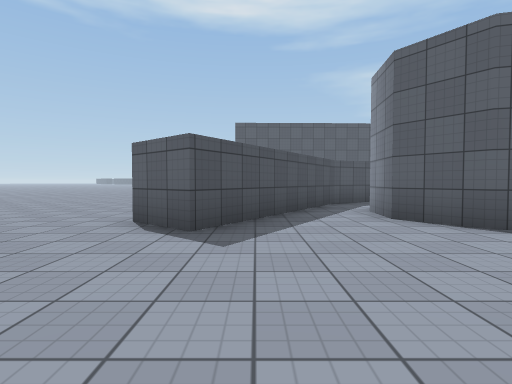
[1] (above)

24 first-person views from a walk through a scene from a Unity 3-D project. The camera is 1.2 m above the floor, tilts 2° down and sees 80° across. The floor is counted in squares, 2 m on a side. Each view is taken from the middle of a square. On the plan, view 1 faces up. The plan holds only what a view shows up to about 9 squares ahead; the rest is blank. The place goes on beyond the plan. Surface patterns are stand-ins for the level's own textures.

[2]
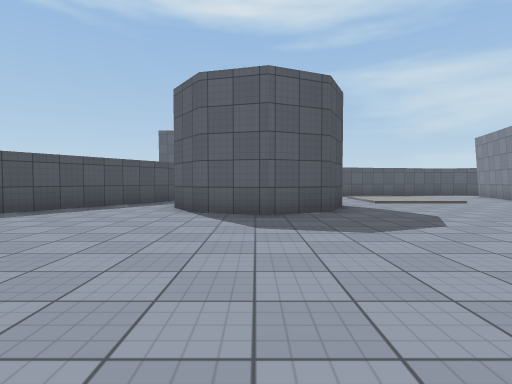

[3]
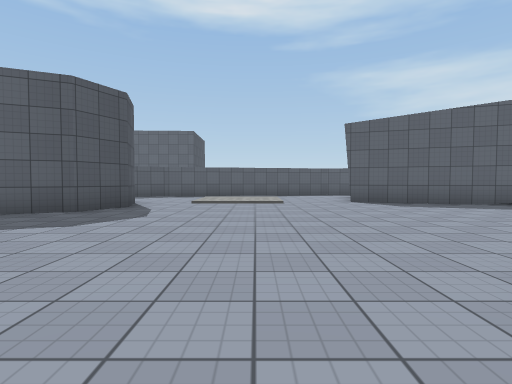

[4]
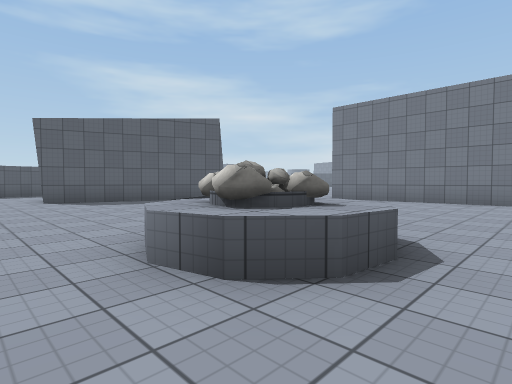

[5]
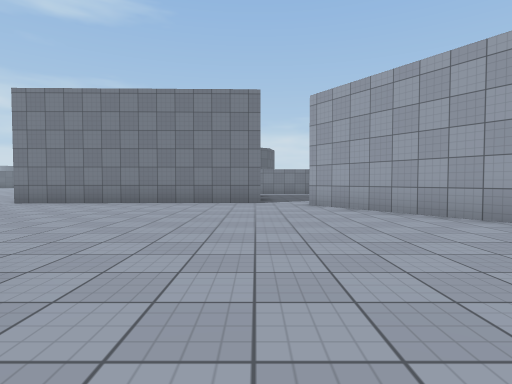

[6]
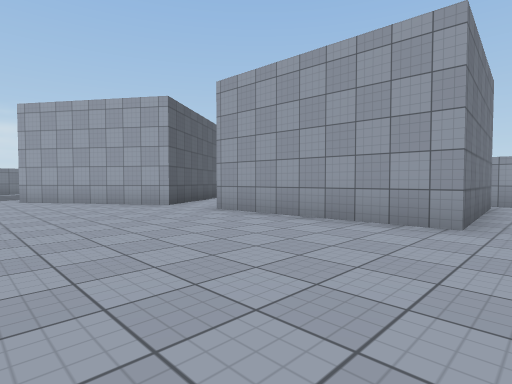

[7]
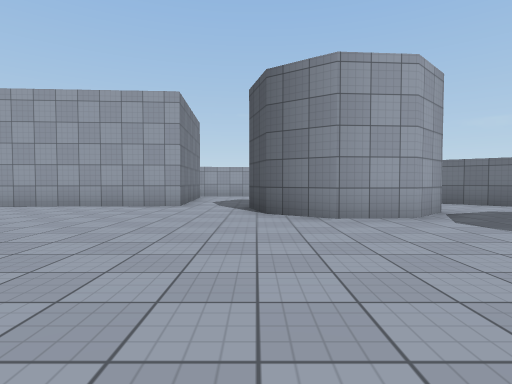

[8]
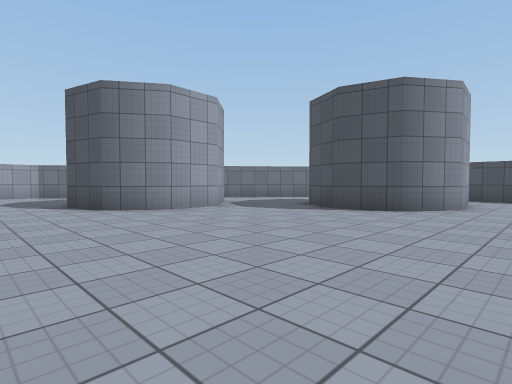

[9]
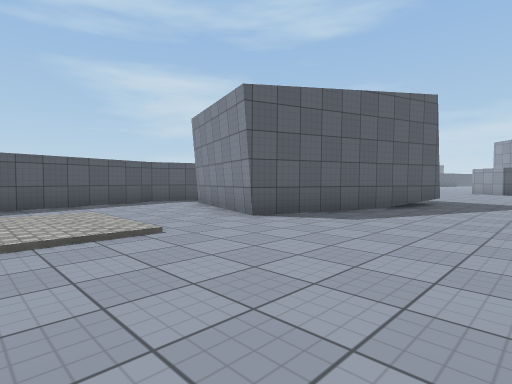

[10]
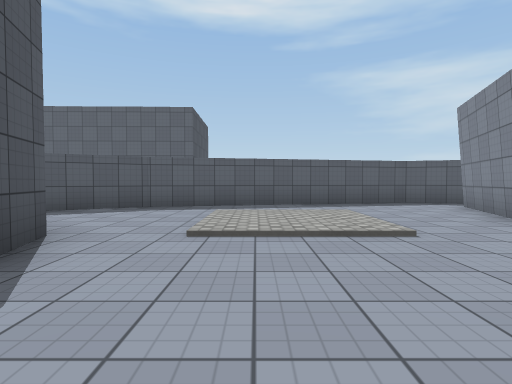

[11]
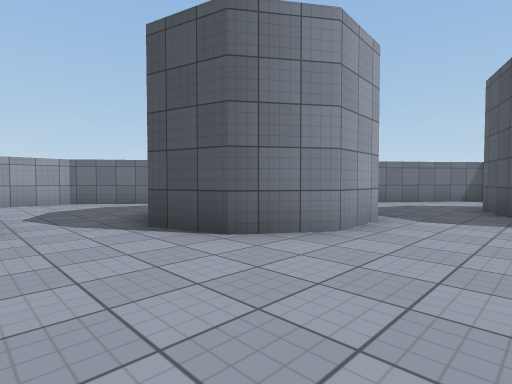

[12]
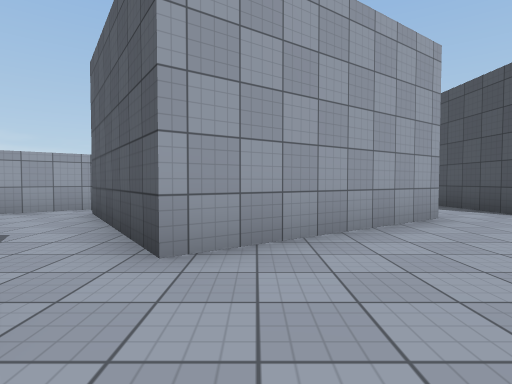

[13]
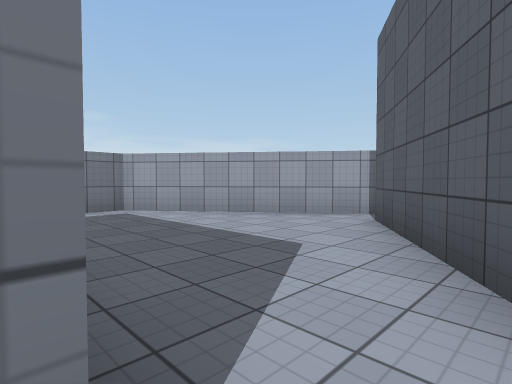

[14]
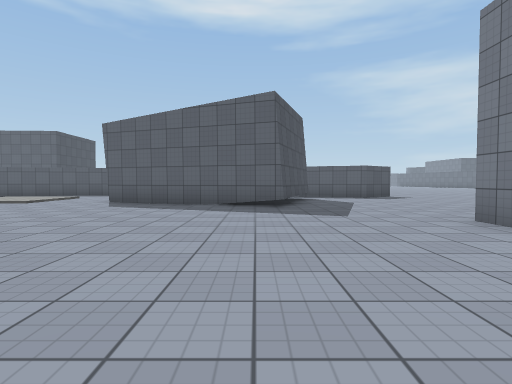

[15]
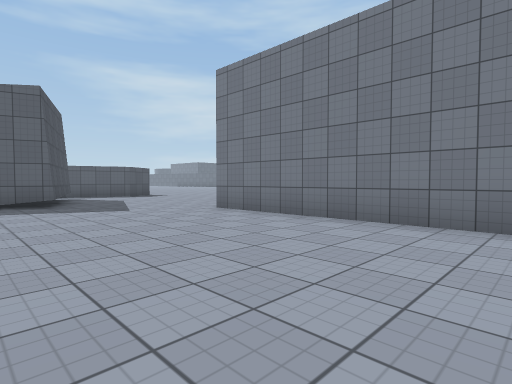

[16]
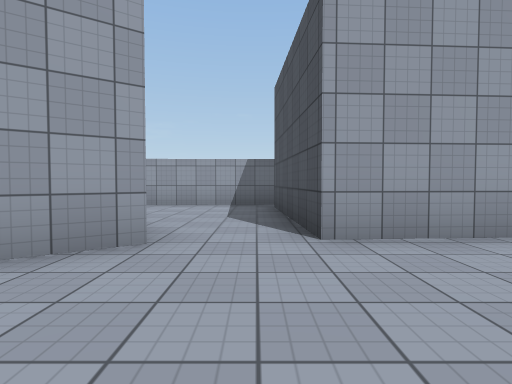

[17]
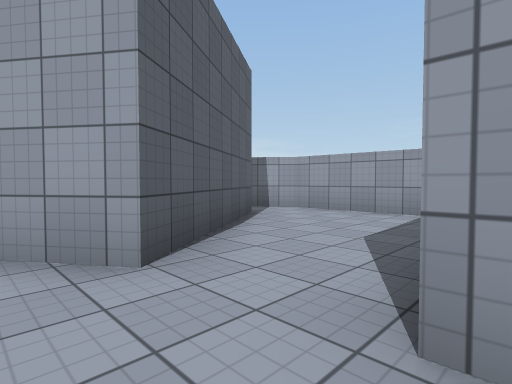

[18]
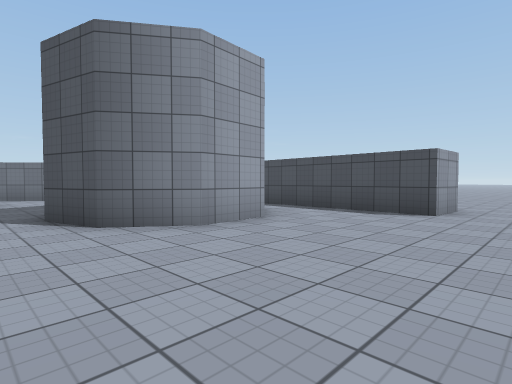

[19]
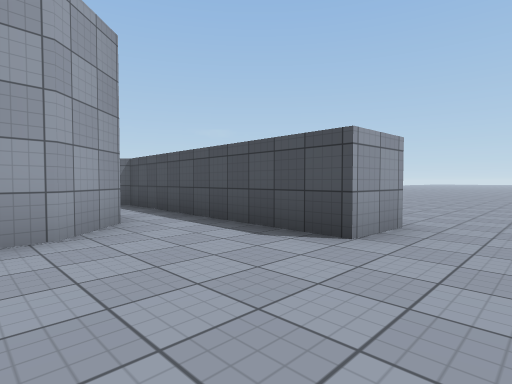

[20]
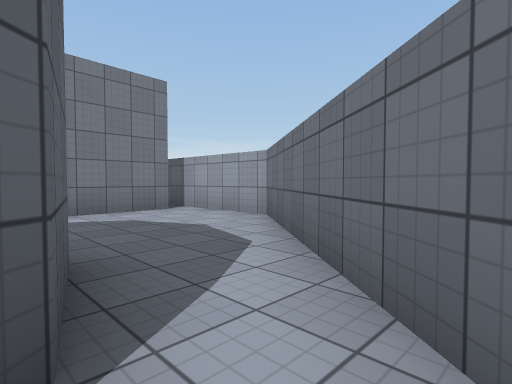

[21]
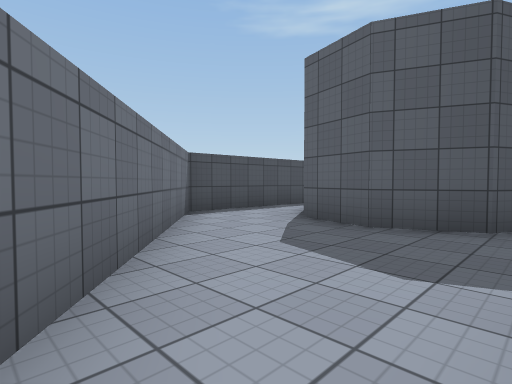

[22]
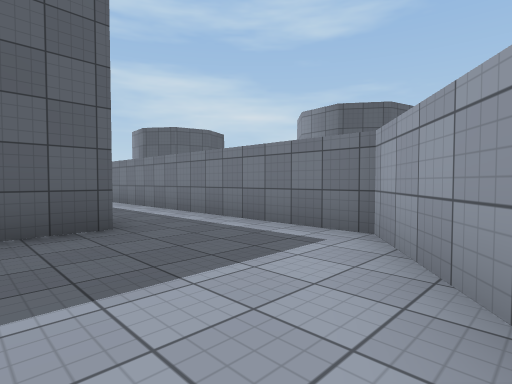

[23]
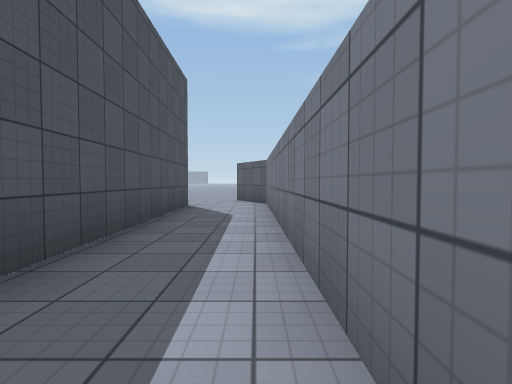

[24]
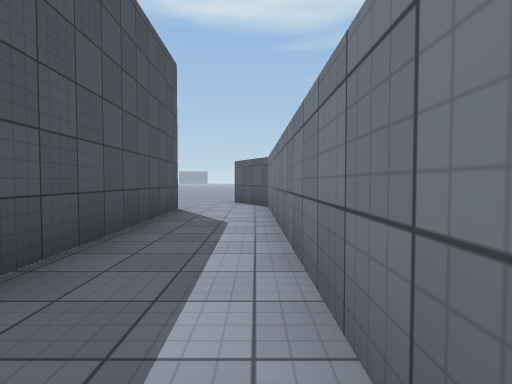

### Floor plan
Points are (right, up) in squares from view 1. A wall is a line through its corners. A room is listed if a view was taken in it or the views show most of it. See-through windows are left out.
Room 1 (views 1, 2, 3, 4, 5, 6, 7, 8, 9, 10, 11, 12, 13, 14, 15, 16, 17, 18, 19, 20, 21)
walls: (5.7, 6.4) (6, 5.1) (5.5, 4) (4.2, 3.4) (2.9, 3.8) (2.2, 4.9) (2.3, 6.2); (16.6, 5.1) (11.7, 6.8) (12.9, 10.2); (8.8, -8.4) (13.3, -8.1) (13.6, -11.9); (3.4, -6.9) (4.4, -6) (5.7, -5.9) (6.8, -6.6) (7.2, -8); (19.4, -4.2) (19.3, 2.7); (-0.8, -2.5) (0.2, -1.6) (1.6, -1.5) (2.7, -2.2) (3, -3.5) (2.4, -4.6) (1.2, -5.1) (-0.2, -4.8); (5.5, 10.2) (2.1, 8.3) (-0.8, 3.6); (13.6, 11.1) (12.2, 11.6) (5.4, 10.1); (-3.2, 0.5) (-1.9, 0.5) (-2.2, -5.7) (3.1, -10); (13.4, -12.8) (17.4, -12.7) (18.3, -12); (17.3, -11.2) (15, -7.9) (18.7, -5.4)
low walls: (12.4, -2.1) (11.7, -2) (11.2, -1.6) (11, -0.8)
ways out: opening at (20, -5) to room 2; opening at (-1.7, 2); opening at (8, -9); opening at (18.3, 4); gap at (-1, -3)
objects: other object (12, -1) to (13, -1)
Room 2 (views 22, 23, 24)
walls: (23.5, -4) (22.3, -4.1); (23.3, 2.7) (23.4, -3.2); (18.7, -5.4) (21, -8.6); (21.3, -9.6) (25.4, -6.5) (25.3, 3.1) (24.4, 4.7)
ways out: opening at (20, -5) to room 1; opening at (24, 3.5)

Where each view was taken, in squares from view 1:
view 1: 0 up, 0 right, facing up
view 2: 2 down, 4 right, facing up
view 3: 2 down, 9 right, facing up
view 4: 3 down, 10 right, facing up-right
view 5: 4 down, 11 right, facing right
view 6: 4 down, 8 right, facing down-right
view 7: 1 down, 7 right, facing down
view 8: 0 up, 9 right, facing down-left
view 9: 3 up, 8 right, facing up-right
view 10: 3 up, 8 right, facing up
view 11: 4 down, 9 right, facing down-left
view 12: 3 down, 18 right, facing down
view 13: 4 down, 19 right, facing down-right
view 14: 2 down, 16 right, facing up
view 15: 3 down, 15 right, facing up-right
view 16: 5 down, 14 right, facing down
view 17: 7 down, 13 right, facing down-right
view 18: 2 up, 4 right, facing down-left
view 19: 2 up, 1 right, facing down-left
view 20: 9 down, 3 right, facing down-right
view 21: 9 down, 3 right, facing up-left
view 22: 8 down, 22 right, facing up-right
view 23: 5 down, 25 right, facing up
view 24: 4 down, 25 right, facing up
